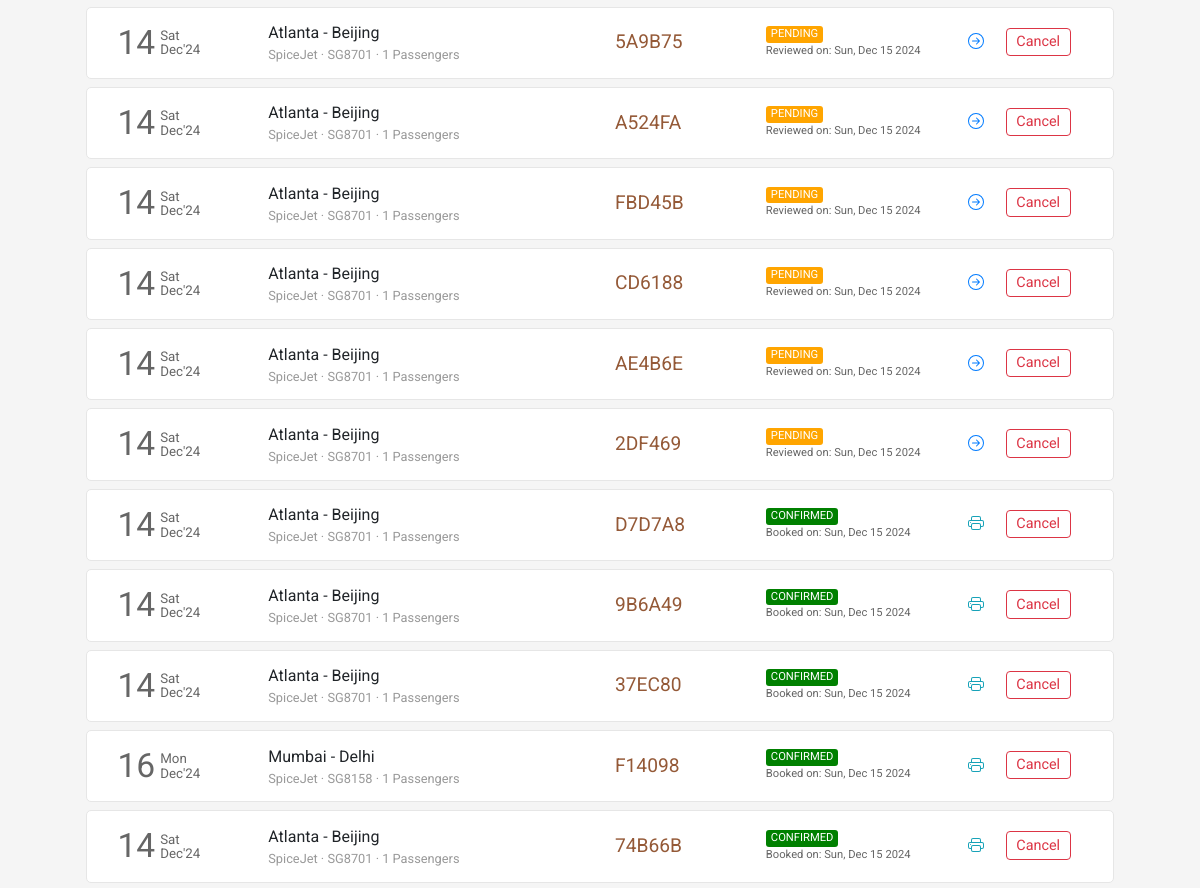
/booking/bookings/ (signed in, middle part), run on an earlier commit of the app's database.
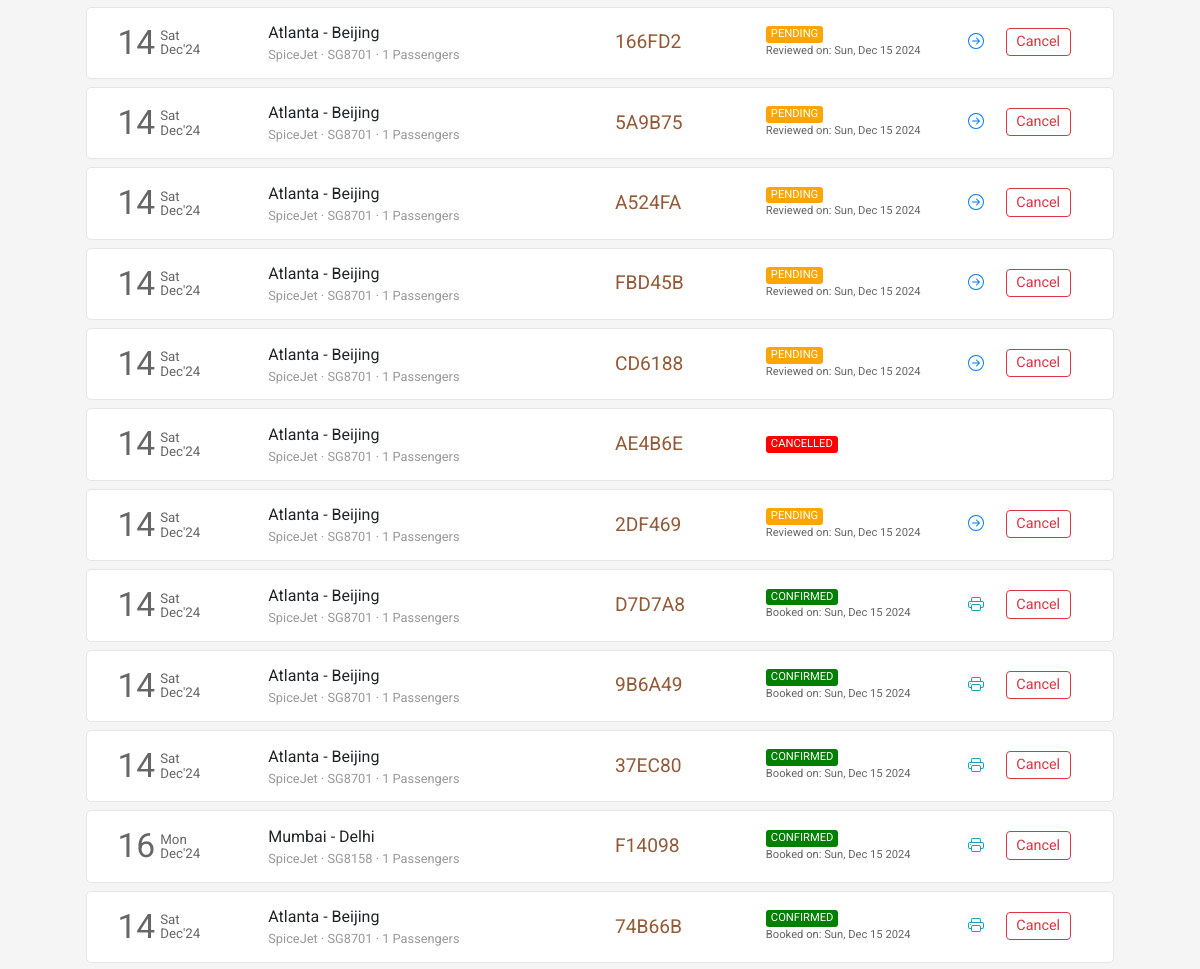
And on a later commit of the database.
### payment/models.py (models this page shows)
class Ticket(models.Model):
    user = models.ForeignKey(User, on_delete=models.CASCADE, related_name="bookings", blank=True, null=True)
    passengers = models.ManyToManyField(Passenger, related_name="flight_tickets")
    ref_no = models.CharField(max_length=6, unique=True)
    flight = models.ForeignKey(Flight, on_delete=models.CASCADE, related_name="tickets", blank=True, null=True)
    flight_ddate = models.DateField(blank=True, null=True)
    flight_adate = models.DateField(blank=True, null=True)
    flight_fare = models.FloatField(blank=True, null=True)
    other_charges = models.FloatField(blank=True, null=True)
    coupon_used = models.CharField(max_length=15, blank=True)
    coupon_discount = models.FloatField(default=0.0)
    total_fare = models.FloatField(blank=True, null=True)
    seat_class = models.CharField(max_length=20, choices=SEAT_CLASS)
    booking_date = models.DateTimeField(default=datetime.now)
    mobile = models.CharField(max_length=20, blank=True)
    email = models.EmailField(max_length=45, blank=True)
    status = models.CharField(max_length=45, choices=TICKET_STATUS)

### flights/models.py (models this page shows, shortened)
class Flight(models.Model):
    origin = models.ForeignKey(Place, on_delete=models.CASCADE, related_name="departures",null=True)
    destination = models.ForeignKey(Place, on_delete=models.CASCADE, related_name="arrivals",null=True)
    depart_time = models.TimeField(auto_now=False, auto_now_add=False,null=True)
    depart_day = models.ManyToManyField(Week, related_name="flights_of_the_day")
    duration = models.DurationField(null=True)
    arrival_time = models.TimeField(auto_now=False, auto_now_add=False,null=True)
    plane = models.CharField(max_length=24,null=True)
    airline = models.CharField(max_length=64,null=True)
    economy_fare = models.FloatField(null=True)
    business_fare = models.FloatField(null=True)
    first_fare = models.FloatField(null=True)

class Place(models.Model):
    city = models.CharField(max_length=64,null=True)
    airport = models.CharField(max_length=64,null=True)
    code = models.CharField(max_length=3,null=True)
    country = models.CharField(max_length=64,null=True)

### booking/views.py (the view)
# urls.py: path('bookings/', views.bookings, name="bookings"),
def bookings(request):
    if request.user.is_authenticated:
        tickets = Ticket.objects.filter(user=request.user).order_by('-booking_date')
        return render(request, 'bookings.html', {
            'page': 'bookings',
            'tickets': tickets
        })
    else:
        return HttpResponseRedirect(reverse('login'))

### frontend/template/bookings.html (shortened to what the changed rows need)
{% extends 'layout.html' %}
{% load static %}
{% block head %}
    <link rel="stylesheet" href="{% static 'css/bookings_style.css' %}">
{% endblock head %}
{% block body %}
    <section class="section section1">
        <div class="container">
            {% if tickets %}
                {% for ticket in tickets %}
                    <div class="row each-booking-div" id="{{ticket.ref_no}}">
                        <div class="col-2" style="display: flex;">
                            <div style="display: flex; color: #666666; margin-top: auto;">
                                <div>
                                    <span style="font-size: 2.1em;">{{ticket.flight_ddate | date:"d"}}</span>
                                </div>
                                <div style="font-size: smaller; display: flex; margin: auto 0; padding-left: 5px; line-height: 1em;">
                                    <div style="margin: auto;">
                                        <div style="margin-bottom: 1px;">{{ticket.flight_ddate | date:"D"}}</div>
                                        <div style="margin-top: 1px;">{{ticket.flight_ddate | date:"M'y"}}</div>
                                    </div>
                                </div>
                            </div>
                        </div>
                        <div class="col-4 middle-div">
                            <div style="width:100%">
                                <div class="row places-div" style=" display: flex;">
                                    <div style="max-width: 45%;">{{ticket.flight.origin.city}}</div>
                                    <div>&nbsp;-&nbsp;</div>
                                    <div style="max-width: 45%;">{{ticket.flight.destination.city}}</div>
                                </div>
                                <div class="row places-div" style="font-size: .8em; color: #999999; ">
                                    <div style="max-width: 100%;">{{ticket.flight.airline}} &middot; {{ticket.flight.plane}} &middot; {{ticket.passengers.count}} Passengers</div>
                                </div>
                            </div>
                        </div>
                        <div class="col-2 middle-div">
                            <div style="font-size: 1.2em; color: #945937;">{{ticket.ref_no}}</div>
                        </div>
                        <div class="col-2 middle-div">
                            <div>
                                <div class="row status-div">
                                    {% if ticket.status == 'CONFIRMED' %}
                                        <div class="green">{{ticket.status}}</div>
                                    {% endif %}
                                    {% if ticket.status == 'PENDING' %}
                                        <div class="orange">{{ticket.status}}</div>
                                    {% endif %}
                                    {% if ticket.status == 'CANCELLED' %}
                                        <div class="red">{{ticket.status}}</div>
                                    {% endif %}
                                </div>
                                <div class="row booking-date-div" style="font-size: .7em; color: #666;">
                                    {% if ticket.status == 'CONFIRMED' %}
                                        Booked on: {{ticket.booking_date | date:"D, M d Y"}}
                                    {% endif %}
                                    {% if ticket.status == 'PENDING' %}
                                        Reviewed on: {{ticket.booking_date | date:"D, M d Y"}}
                                    {% endif %}
                                </div>
                            </div>
                        </div>
                        <div class="col-2 last-div">
                            <div>
                                <div class="ticket-action-div">
                                    {% if ticket.status == 'CONFIRMED' %}
                                        <form action="{% url 'cancelTicket' %}" method="get" target="_blank">
                                            <button type="submit" class="btn btn-outline-info btnp pbtn">
                                            </button>
                                        </form>
                                        <button class="btn btn-outline-danger btnp cbtn"  data-ref="{{ticket.ref_no}}" onclick="popup(this)">Cancel</button>
                                    {% endif %}
                                    {% if ticket.status == 'PENDING' %}
                                        <form action="{% url 'resumeBooking' %}" method="POST">
                                            <button type="submit" class="btn btn-outline-primary btnp rbtn">
                                            </button>
                                        </form>
                                        <button type="button" class="btn btn-outline-danger btnp cbtn" data-ref="{{ticket.ref_no}}" onclick="popup(this)">Cancel</button>
                                    {% endif %}
                                </div>
                            </div>
                        </div>
                    </div>
                {% endfor %}
            {% endif %}
        </div>
    </section>
{% endblock %}

What changed in the data, as far as the page shows it:
now on this page (row unchanged): Ticket: flight_ddate "14", flight_ddate "Sat", flight_ddate "Dec'24", flight.origin.city "Atlanta", flight.destination.city "Beijing", flight.airline "SpiceJet", flight.plane "SG8701", passengers.count "1", ref_no "166FD2", status "PENDING", booking_date "Sun, Dec 15 2024"
changed Ticket "AE4B6E": status "PENDING" → "CANCELLED"; booking_date "Sun, Dec 15 2024" → (not shown)
